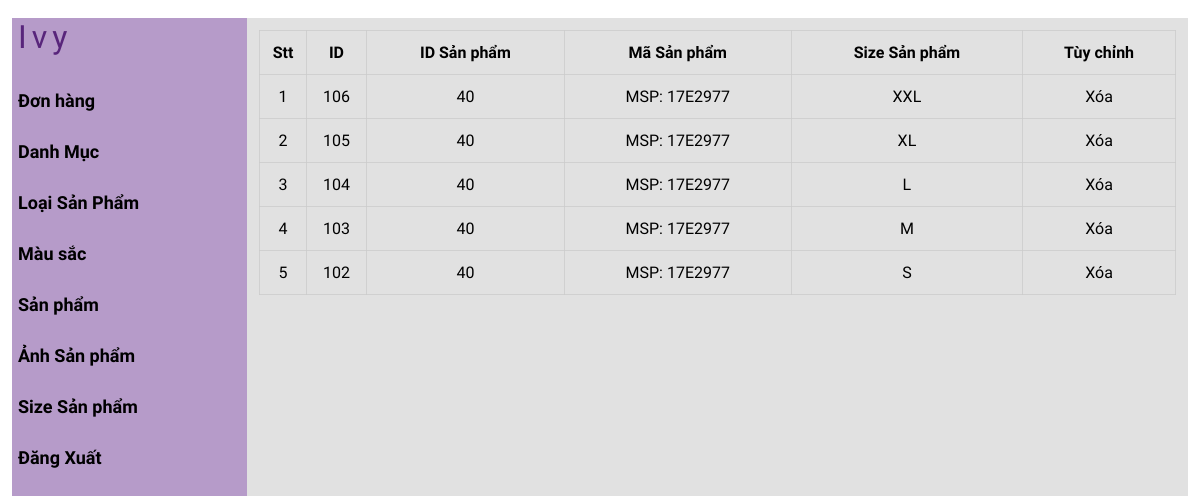
The app's page /ivymoda/admin/sizesanphamlist.php?sanpham_id=40 (signed in) with its own data.
### tables this page shows
CREATE TABLE `tbl_sanpham_size` (
  `sanpham_size_id` int(11) NOT NULL,
  `sanpham_id` int(11) NOT NULL,
  `sanpham_size` varchar(5) NOT NULL
);

CREATE TABLE `tbl_sanpham` (
  `sanpham_id` int(11) NOT NULL,
  `sanpham_tieude` varchar(255) NOT NULL,
  `sanpham_ma` varchar(255) NOT NULL,
  `danhmuc_id` int(11) NOT NULL,
  `loaisanpham_id` int(11) NOT NULL,
  `color_id` int(11) NOT NULL,
  `sanpham_gia` varchar(255) NOT NULL,
  `sanpham_chitiet` text NOT NULL,
  `sanpham_baoquan` text NOT NULL,
  `sanpham_anh` varchar(255) NOT NULL
);

### ivymoda/admin/lib/database.php (called while the page is built, shortened)
<?php
Class Database{
   public $host   = DB_HOST;
   public $user   = DB_USER;
   public $pass   = DB_PASS;
   public $dbname = DB_NAME;
   public $link;
private function connectDB(){
   $this->link = new mysqli($this->host, $this->user, $this->pass,
    $this->dbname);
 }
public function select($query){
  mysqli_set_charset($this->link,'UTF8');
  $result = $this->link->query($query) or
   die($this->link->error.__LINE__);
  if($result->num_rows > 0){
    return $result;
  } else {
    return false;
  }
 }
}

### ivymoda/admin/class/product_class.php (called while the page is built, shortened)
<?php
 class product
 {
    private $db;
    public function __construct()
    {
        $this ->db = new Database();
    }
    public function get_size($sanpham_id) {
        $query = "SELECT tbl_sanpham_size.*, tbl_sanpham.sanpham_ma
        FROM tbl_sanpham_size INNER JOIN tbl_sanpham ON tbl_sanpham_size.sanpham_id = tbl_sanpham.sanpham_id
        WHERE tbl_sanpham_size.sanpham_id = $sanpham_id
        ORDER BY tbl_sanpham_size.sanpham_size_id DESC  ";
        $result = $this -> db ->select($query);
        return $result;
    }
    }
?>

### ivymoda/admin/sizesanphamlist.php (the view, shortened to what this page needs)
<?php
include "header.php";
include "leftside.php";
?>
<?php
$product = new product();
if (isset($_GET['sanpham_id'])|| $_GET['sanpham_id']!=NULL){
    $sanpham_id = $_GET['sanpham_id'];
    }
    $get_size = $product -> get_size($sanpham_id);
?>
       <div class="admin-content-right">
            <div class="table-content">
                <table>
                    <tr>
                        <th>Stt</th>
                        <th>ID</th>
                        <th>ID Sản phẩm</th>
                        <th>Mã Sản phẩm</th>
                        <th>Size Sản phẩm</th>
                        <th>Tùy chỉnh</th>
                    </tr>
                    <?php
                    if($get_size){$i=0; while($result= $get_size->fetch_assoc()){
                        $i++
                    ?>
                    <tr>
                        <td> <?php echo $i ?></td>
                        <td> <?php echo $result['sanpham_size_id'] ?></td>
                        <td> <?php echo $result['sanpham_id'] ?></td>
                        <td> <?php echo $result['sanpham_ma']  ?></td>
                        <td> <?php echo $result['sanpham_size']  ?></td>
                        <td><a href="sizesanphamdelete.php?sanpham_size_id=<?php echo $result['sanpham_size_id'] ?>">Xóa</a></td>
                    </tr>
                    <?php
                     }}
                    ?>
                </table>
               </div>
        </div>
    </section>
</body>
</html>

### ivymoda/admin/css/style.css (style rules this page uses)
:root { --maincolor: #58257B; --subcolor: #A083B4; }
* { padding: 0; margin: 0; box-sizing: border-box; }
a { text-decoration: none; color: black; }
.admin-content-right { width: 80%; background-color: #dddd; padding: 12px 12px; height: 100vh; overflow-y: scroll; }
.table-content table { width: 100%; }
.table-content table,th,td { text-align: center; border: 1px solid #cccc; border-collapse: collapse; padding: 12px 0; font-family: 'Bona Nova', serif; }

### records on screen
tbl_sanpham_size: sanpham_size_id "106", sanpham "40", sanpham.sanpham_ma "MSP: 17E2977", sanpham_size "XXL"
tbl_sanpham_size: sanpham_size_id "105", sanpham "40", sanpham.sanpham_ma "MSP: 17E2977", sanpham_size "XL"
tbl_sanpham_size: sanpham_size_id "104", sanpham "40", sanpham.sanpham_ma "MSP: 17E2977", sanpham_size "L"
tbl_sanpham_size: sanpham_size_id "103", sanpham "40", sanpham.sanpham_ma "MSP: 17E2977", sanpham_size "M"
tbl_sanpham_size: sanpham_size_id "102", sanpham "40", sanpham.sanpham_ma "MSP: 17E2977", sanpham_size "S"
